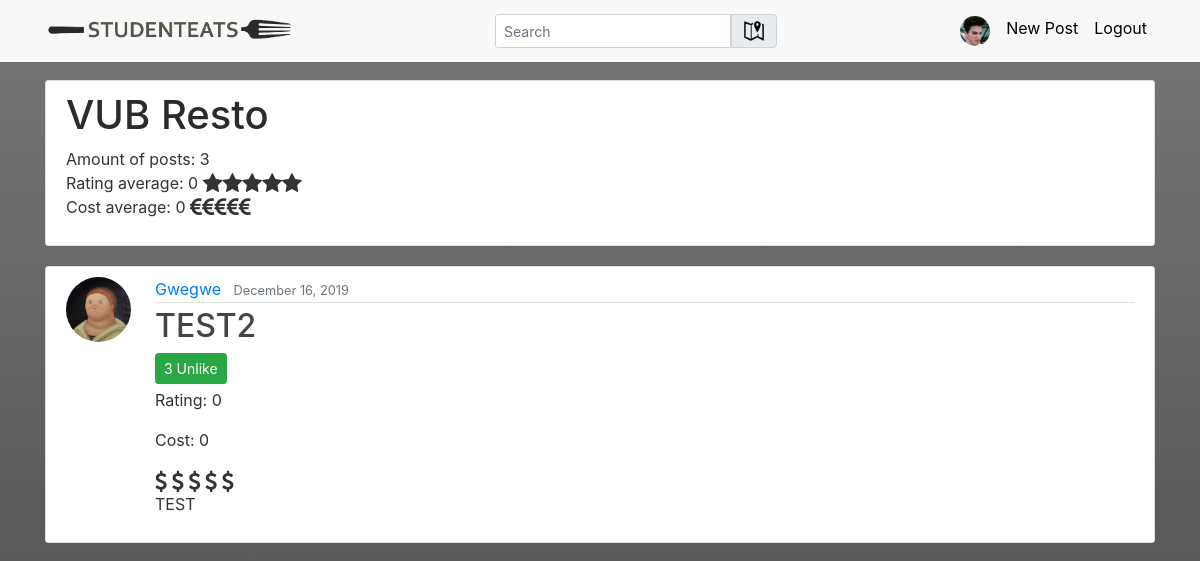
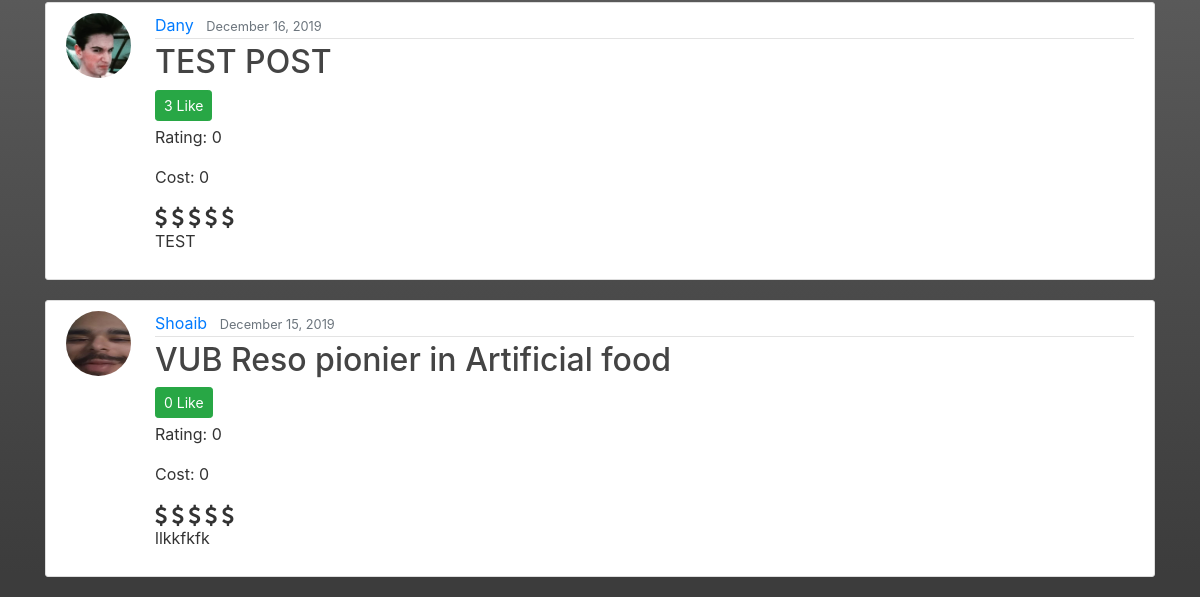
The page /place/VUB Resto (signed in) on the database as committed earlier (2 pictures, top to bottom).
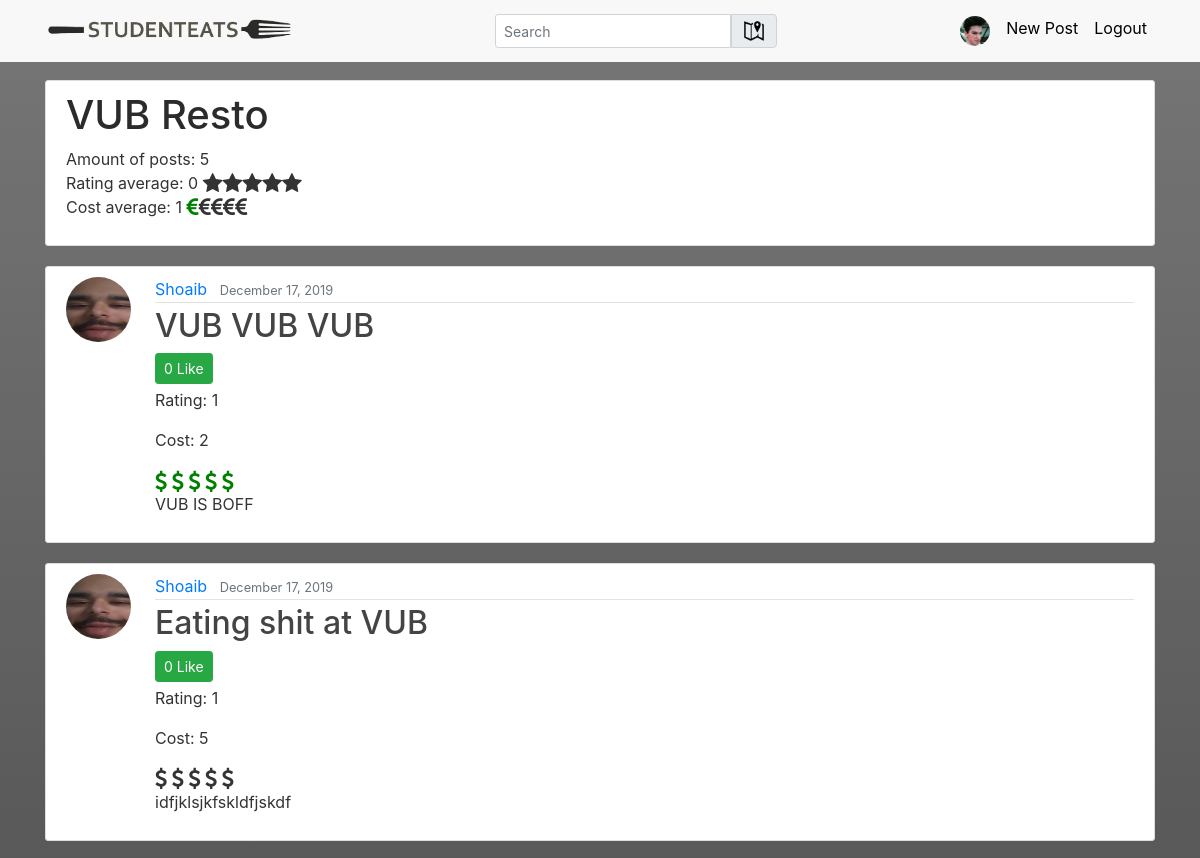
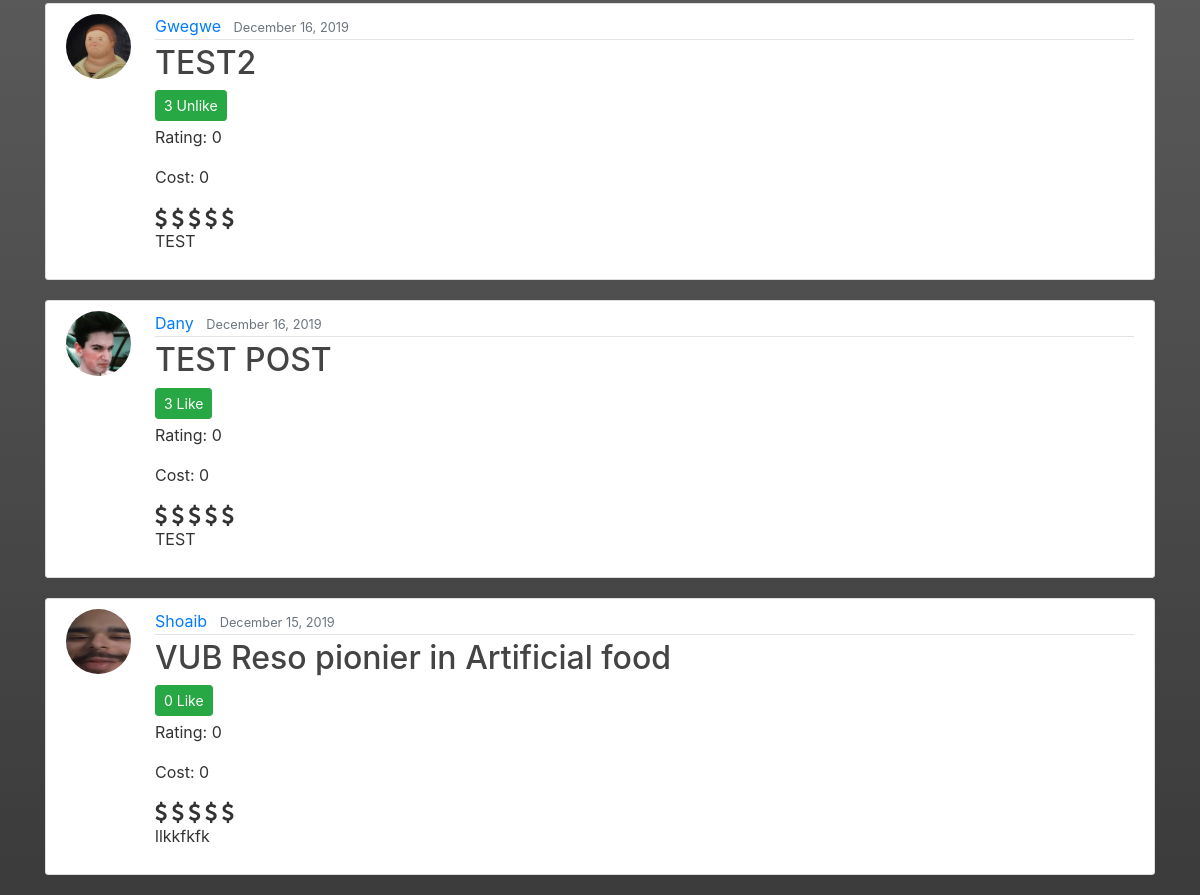
The same page on the database as committed later (2 pictures, top to bottom).
### users/models.py (models this page shows, shortened)
class Profile(models.Model):
    user = models.OneToOneField(User, on_delete=models.CASCADE)
    image = models.ImageField(default='default.jpg', upload_to='profile_pics')
    bio = models.TextField(max_length=150, default='')
    following = models.ManyToManyField('self', symmetrical = False, blank=True, related_name='followers') ## symmetrical = False makes it so that the follow relationship is unidirectional

### mapservice/models.py (models this page shows)
class EatingPlace(models.Model):
    name = models.CharField(max_length=100)
    address = models.CharField(max_length=150)
    latitude = models.FloatField()
    longitude = models.FloatField()
    def __str__(self):
        return f'{self.name}'

### blog/models.py (models this page shows, shortened)
class Post(models.Model):
    title = models.CharField(max_length=100)
    content = models.TextField()
    date_posted = models.DateTimeField(default = timezone.now)
    author = models.ForeignKey(User, on_delete = models.CASCADE, related_name='posts')
    likes = models.ManyToManyField(User, blank=True, related_name='likers')
    rating = models.IntegerField(null=False, default=0)
    cost = models.IntegerField(null=False, default=0)
    place = models.ForeignKey(EatingPlace, related_name='posts', null = True, blank=True, on_delete=models.CASCADE)

### blog/views.py (the view)
# urls.py: path('place/<str:name>', EatingPlaceListView.as_view(), name='place-profile'),
class EatingPlaceListView(LoginRequiredMixin, ListView):  # A class based view
    model = Post
    template_name = 'blog/place_profile.html'
    context_object_name = 'posts'
    ordering = ['-date_posted']  # Minus symbol to reverse ordering
    paginate_by = 5
    def get_context_data(self, **kwargs):  ## Adding extra data in the context to pass on the template
        context = super().get_context_data(**kwargs)
        context['selected_place'] = self.place
        context['average_rating'] = round(self.place.posts.aggregate(Avg('rating'))['rating__avg'])
        context['average_cost'] = round(self.place.posts.aggregate(Avg('cost'))['cost__avg'])
        context['title'] = self.place
        return context
    def get_queryset(self):  # filters posts list to the ones from user
        self.place = get_object_or_404(EatingPlace, name=self.kwargs.get('name'))
        return Post.objects.filter(place=self.place).order_by('-date_posted')

### blog/templates/blog/place_profile.html (shortened to what this page needs)
{% extends "blog/base.html" %}
{% block extra_css %}
    <link rel="stylesheet" href="https://cdnjs.cloudflare.com/ajax/libs/font-awesome/4.7.0/css/font-awesome.min.css">
{% endblock extra_css %}
{% block content %}
    <div class="content-section">
      <div class="media">
        <div class="media-body">
          <h2 class="account-heading">{{ selected_place.name }}</h2>
          <p>Amount of posts: {{ selected_place.posts.count }}<br>
             Rating average: {{ average_rating }} <span class="fa fa-star fa-lg"></span><span class="fa fa-star fa-lg"></span><span class="fa fa-star fa-lg"></span><span class="fa fa-star fa-lg"></span><span class="fa fa-star fa-lg"></span><br>
             Cost average: {{ average_cost }} <span class="fa fa-eur fa-lg"></span><span class="fa fa-eur fa-lg"></span><span class="fa fa-eur fa-lg"></span><span class="fa fa-eur fa-lg"></span><span class="fa fa-eur fa-lg"></span></p>
        </div>
      </div>
    </div>
    {% include 'blog/blocks/list-posts.html'  %}
{% endblock content %}

### blog/templates/blog/base.html (shortened to what this page needs)
{% load static %}
<!DOCTYPE html>
<html lang="en" dir="ltr">
  <head>
    <link rel="stylesheet" href="https://maxcdn.bootstrapcdn.com/bootstrap/4.0.0/css/bootstrap.min.css">
    <link rel="stylesheet" href="{% static 'blog/main.css' %}">
    {% block extra_css %}
    {% endblock extra_css %}
  </head>
  <body>
    <header class="site-header">
      <nav class="navbar navbar-expand-md navbar-light bg-steel fixed-top">
        <div class="container">
          <a class="navbar-brand mr-4" href="{% url 'blog-home' %}"><img src="{% static 'blog/logo2.png' %}" alt="StudentEats logo" width="250"></a>
          <div class="collapse navbar-collapse" id="navbarToggle">
            <div class="navbar-nav mr-auto">
              <form class="form-inline" action="{% url 'search-result' %}" method="GET">
                  <div class="input-group">
                    <input class="form-control form-control-sm" name="q" type="search" placeholder="Search" >
                    <div class="input-group-prepend">
                      <a class="btn btn-light nav-item input-group-text rounded-right" href="{% url 'blog-map'%}" id="basic-addon1">
                        <img src="{% static 'blog/map_icon.png' %}" alt="Map" height="20">
                      </a>
                    </div>
                  </div>
              </form>
            </div>
            <div class="navbar-nav">
              {% if user.is_authenticated %}
                  <a class="nav-item nav-link" href="{% url 'profile' user.username %}">
                  <img src="{{ user.profile.image.url }}" alt="Profile" height="30" width="30" class="rounded-circle">
                </a>
                <a class="nav-item nav-link" href="{% url 'post-create' %}">New Post</a>
                <a class="nav-item nav-link" href="{% url 'logout' %}">Logout</a>
              {% else %}
                <a class="nav-item nav-link" href="{% url 'login' %}">Login</a>
                <a class="nav-item nav-link" href="{% url 'register' %}">Register</a>
              {% endif %}
            </div>
          </div>
        </div>
      </nav>
    </header>
        <main role="main" class="container">
              <div class="row">
                <div class="col-md-12">
              {% block content %}{% endblock %}
                </div>
              </div>
            </main>
  </body>
</html>

### blog/templates/blog/blocks/list-posts.html (shortened to what this page needs)
{% for post in posts %}
    <article class="media content-section">
        <a class="mr-2" href="{% url 'profile' post.author.username %}">
            <img class="rounded-circle article-img" src="{{ post.author.profile.image.url }}" alt="author's image">
        </a>
        <div class="media-body">
            <div class="article-metadata">
                <a class="mr-2" href="{% url 'profile' post.author.username %}">{{ post.author }}</a>
                <small class="text-muted">{{ post.date_posted |date:"F d, Y"}}</small>
            </div>
            <h2>
                <a class="article-title" href="{% url 'post-detail' post.id %}">{{ post.title }}</a>
            </h2>
            <a class="like-btn btn btn-success btn-sm mb-1" data-href="{% url 'api-post-like' post.id %}" href="{% url 'post-like' post.id %}">
                {% if user in post.likes.all %}
                    {{ post.likes.count }} Unlike
                {% else %}
                    {{ post.likes.count }} Like
                {% endif %}
            </a>
            <link rel="stylesheet" href="https://cdnjs.cloudflare.com/ajax/libs/font-awesome/4.7.0/css/font-awesome.min.css">
            <p>Rating: {{ post.rating }}</p>
            <p>Cost: {{ post.cost }}</p>
            <span class="fa fa-usd fa-lg"></span>
            <span class="fa fa-usd fa-lg"></span>
            <span class="fa fa-usd fa-lg"></span>
            <span class="fa fa-usd fa-lg"></span>
            <span class="fa fa-usd fa-lg"></span>
            <p class="article-content">{{ post.content }}</p>
        </div>
    </article>
{% endfor %}

### blog/static/blog/main.css (style rules this page uses)
body { background: rgb(118,118,118); background: linear-gradient(180deg, rgba(118,118,118,1) 0%, rgba(60,60,60,1) 98%); color: #333333; margin-top: 5rem; }
h1, h2, h3, h4, h5, h6 { color: #2b2b2b; }
.bg-steel { background-color: #f8f8f8; }
.site-header .navbar-nav .nav-link { color: #000000; }
.content-section { background: #ffffff; padding: 10px 20px; border: 1px solid #dddddd; border-radius: 3px; margin-bottom: 20px; }
.article-title { color: #444444; }
.article-content { white-space: pre-line; }
.article-img { height: 65px; width: 65px; margin-right: 16px; }
.article-metadata { padding-bottom: 1px; margin-bottom: 4px; border-bottom: 1px solid #e3e3e3 }
.account-heading { font-size: 2.5rem; }

### blog/templates/blog/place_profile.html (style rules this page uses)
.checked2 { color: green; }

### blog/templates/blog/blocks/list-posts.html (style rules this page uses)
.checked2, .clicked2 { color: green; }

Rows that differ between the two databases and show on the page:
computed for EatingPlace "VUB Resto": posts.count "3" → "5"
added Post: author.profile.image (picture), author "Shoaib", date_posted "December 17, 2019", title "VUB VUB VUB", likes.count "0", rating "1", cost "2", content "VUB IS BOFF"
added Post: author.profile.image (picture), author "Shoaib", date_posted "December 17, 2019", title "Eating shit at VUB", likes.count "0", rating "1", cost "5", content "idfjklsjkfskldfjskdf"
Other text that changed with them:
{{ average_cost }}: "0" → "1"
